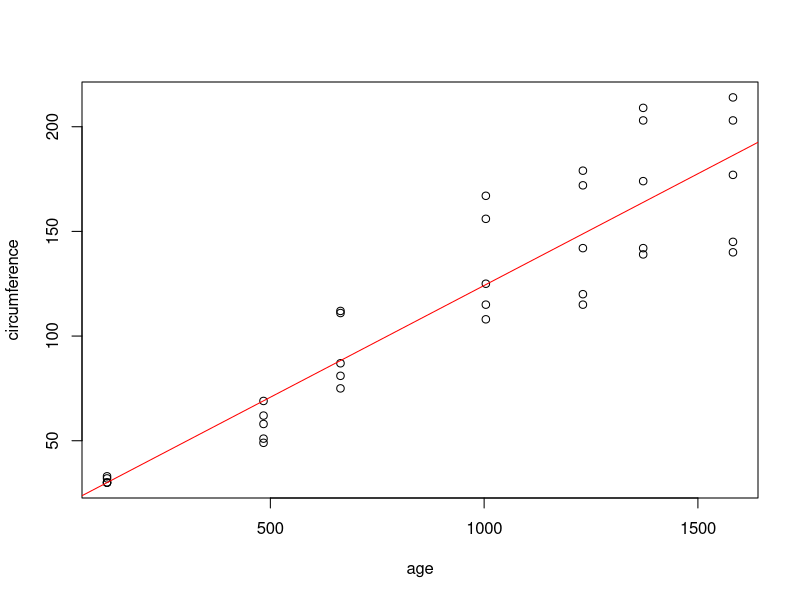

Recreate this plot in R.
# ONE:  load the ‘Orange’ dataset. Find the class. Print first 6 data instances
data("Orange")
head(Orange)

# TWO:  find the correlation between the attribute and the target variable
cor(Orange$circumference, Orange$age)

# THREE: build a linear regression model
model = lm(circumference~age, data = Orange)
# FOUR: find the summary of the model
summary(model)

# FIVE: use the model to predict the circumference of an orange given its age
predict(model, data.frame("age" = 700))
predict(model, data.frame("age" = 500), interval = "prediction")

# SIX: plot the regression line of the trained model
plot(circumference~age, data = Orange)
abline(model, col="red")


